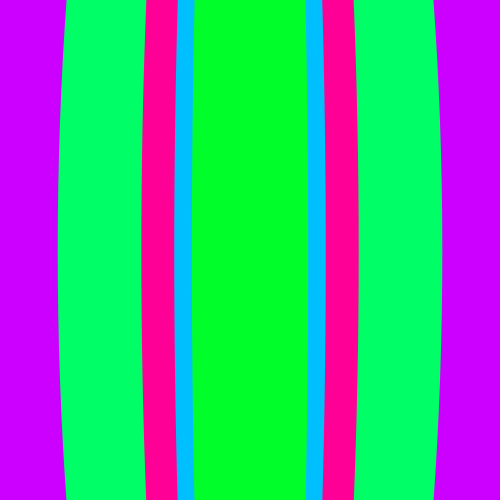
Frame 1 (no input)
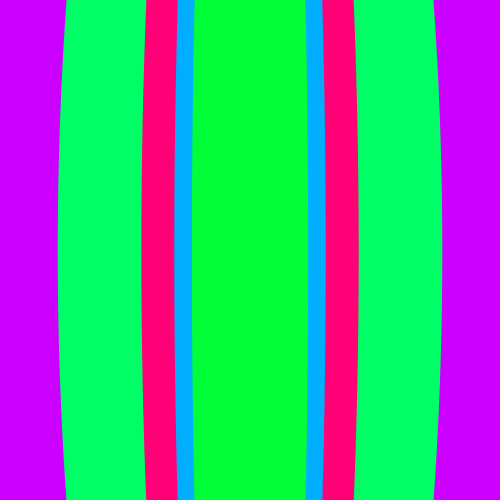
Frame 60 (the mouse pressed at the canvas centre just before this capture)
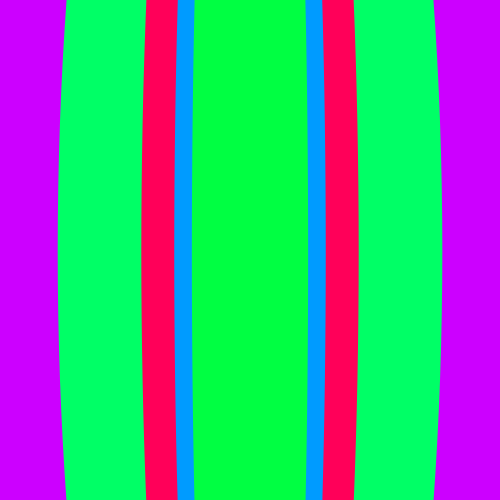
Frame 120 (the mouse held since frame 60 and released just before this capture)

The Processing sketch that drew these frames (run headless with seeded random() and noise(); from frame 60 on, the mouse is pressed at the canvas centre):

// Processing sketch: processing_67317
// ── processing_67317.pde

int[] time= new int[5];

void setup(){

size(500,500);
colorMode(3);
noStroke();
smooth();
}


void draw(){
int[]time={minute()*4,minute()*2,second()*5,second()*3,second()*2};

for(int i=0;i<5;i++){
  
fill(time[i],width,width);
ellipse(width/2,width/2+i,width/(i+0.3),width/0.3);}}
